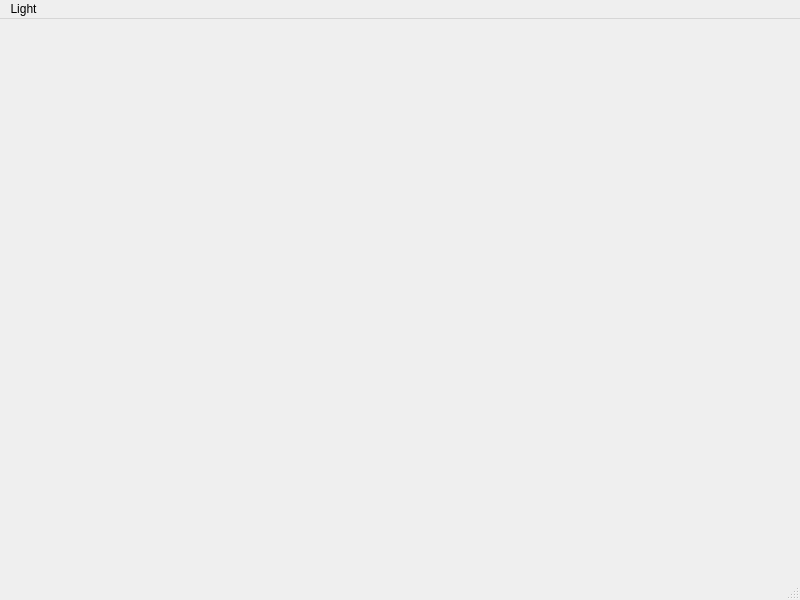
<?xml version="1.0" encoding="UTF-8"?>
<ui version="4.0">
 <class>MainWindow</class>
 <widget class="QMainWindow" name="MainWindow">
  <property name="geometry">
   <rect>
    <x>0</x>
    <y>0</y>
    <width>800</width>
    <height>600</height>
   </rect>
  </property>
  <property name="windowTitle">
   <string>MainWindow</string>
  </property>
  <widget class="QWidget" name="centralwidget">
   <widget class="QWidget" name="verticalLayoutWidget">
    <property name="geometry">
     <rect>
      <x>0</x>
      <y>0</y>
      <width>801</width>
      <height>561</height>
     </rect>
    </property>
    <layout class="QVBoxLayout" name="verticalLayout">
     <item>
      <widget class="Canvas2D" name="canvas" native="true"/>
     </item>
    </layout>
   </widget>
  </widget>
  <widget class="QMenuBar" name="menubar">
   <property name="geometry">
    <rect>
     <x>0</x>
     <y>0</y>
     <width>800</width>
     <height>37</height>
    </rect>
   </property>
   <widget class="QMenu" name="menuLight">
    <property name="title">
     <string>Light</string>
    </property>
   </widget>
   <addaction name="menuLight"/>
  </widget>
  <widget class="QStatusBar" name="statusbar"/>
 </widget>
 <customwidgets>
  <customwidget>
   <class>Canvas2D</class>
   <extends>QWidget</extends>
   <header>canvas2d.h</header>
   <container>1</container>
  </customwidget>
 </customwidgets>
 <resources/>
 <connections/>
</ui>
